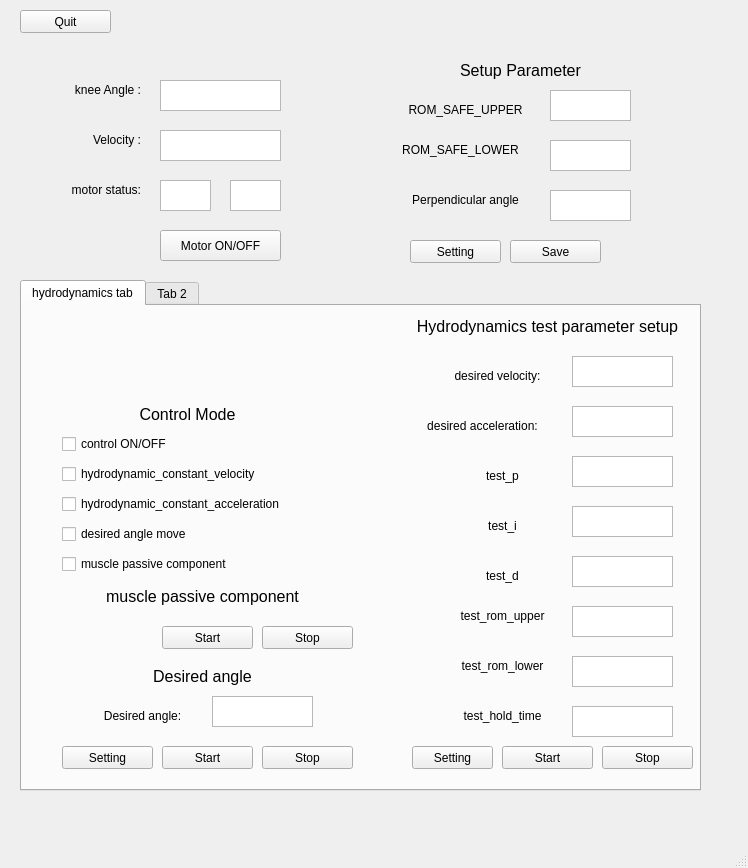
<?xml version="1.0" encoding="UTF-8"?>
<ui version="4.0">
 <class>MainWindow</class>
 <widget class="QMainWindow" name="MainWindow">
  <property name="geometry">
   <rect>
    <x>0</x>
    <y>0</y>
    <width>748</width>
    <height>868</height>
   </rect>
  </property>
  <property name="windowTitle">
   <string>MainWindow</string>
  </property>
  <widget class="QWidget" name="centralwidget">
   <widget class="QPushButton" name="system_quit_btn">
    <property name="geometry">
     <rect>
      <x>20</x>
      <y>10</y>
      <width>91</width>
      <height>23</height>
     </rect>
    </property>
    <property name="text">
     <string>Quit</string>
    </property>
   </widget>
   <widget class="QTabWidget" name="tabWidget">
    <property name="geometry">
     <rect>
      <x>20</x>
      <y>280</y>
      <width>681</width>
      <height>511</height>
     </rect>
    </property>
    <property name="currentIndex">
     <number>0</number>
    </property>
    <widget class="QWidget" name="tab">
     <attribute name="title">
      <string>hydrodynamics tab</string>
     </attribute>
     <widget class="QTextEdit" name="test_d_input">
      <property name="geometry">
       <rect>
        <x>550</x>
        <y>250</y>
        <width>101</width>
        <height>31</height>
       </rect>
      </property>
     </widget>
     <widget class="QPushButton" name="hydrodynamic_test_stop_btn">
      <property name="geometry">
       <rect>
        <x>580</x>
        <y>440</y>
        <width>91</width>
        <height>23</height>
       </rect>
      </property>
      <property name="text">
       <string>Stop</string>
      </property>
     </widget>
     <widget class="QTextEdit" name="test_i_input">
      <property name="geometry">
       <rect>
        <x>550</x>
        <y>200</y>
        <width>101</width>
        <height>31</height>
       </rect>
      </property>
     </widget>
     <widget class="QTextEdit" name="desired_velocity_input">
      <property name="geometry">
       <rect>
        <x>550</x>
        <y>50</y>
        <width>101</width>
        <height>31</height>
       </rect>
      </property>
     </widget>
     <widget class="QLabel" name="pos_label_11">
      <property name="geometry">
       <rect>
        <x>420</x>
        <y>210</y>
        <width>121</width>
        <height>20</height>
       </rect>
      </property>
      <property name="text">
       <string>test_i</string>
      </property>
      <property name="alignment">
       <set>Qt::AlignCenter</set>
      </property>
     </widget>
     <widget class="QLabel" name="label_3">
      <property name="geometry">
       <rect>
        <x>380</x>
        <y>10</y>
        <width>291</width>
        <height>20</height>
       </rect>
      </property>
      <property name="font">
       <font>
        <pointsize>12</pointsize>
       </font>
      </property>
      <property name="text">
       <string>Hydrodynamics test parameter setup</string>
      </property>
      <property name="alignment">
       <set>Qt::AlignCenter</set>
      </property>
     </widget>
     <widget class="QLabel" name="pos_label_7">
      <property name="geometry">
       <rect>
        <x>380</x>
        <y>110</y>
        <width>161</width>
        <height>20</height>
       </rect>
      </property>
      <property name="text">
       <string>desired acceleration:</string>
      </property>
      <property name="alignment">
       <set>Qt::AlignCenter</set>
      </property>
     </widget>
     <widget class="QLabel" name="pos_label_16">
      <property name="geometry">
       <rect>
        <x>420</x>
        <y>260</y>
        <width>121</width>
        <height>20</height>
       </rect>
      </property>
      <property name="text">
       <string>test_d</string>
      </property>
      <property name="alignment">
       <set>Qt::AlignCenter</set>
      </property>
     </widget>
     <widget class="QPushButton" name="angle_setting_btn">
      <property name="geometry">
       <rect>
        <x>40</x>
        <y>440</y>
        <width>91</width>
        <height>23</height>
       </rect>
      </property>
      <property name="text">
       <string>Setting</string>
      </property>
     </widget>
     <widget class="QLabel" name="pos_label_17">
      <property name="geometry">
       <rect>
        <x>420</x>
        <y>300</y>
        <width>121</width>
        <height>20</height>
       </rect>
      </property>
      <property name="text">
       <string>test_rom_upper</string>
      </property>
      <property name="alignment">
       <set>Qt::AlignCenter</set>
      </property>
     </widget>
     <widget class="QTextEdit" name="desired_angle_input">
      <property name="geometry">
       <rect>
        <x>190</x>
        <y>390</y>
        <width>101</width>
        <height>31</height>
       </rect>
      </property>
     </widget>
     <widget class="QPushButton" name="hydrodynamic_test_setting_btn">
      <property name="geometry">
       <rect>
        <x>390</x>
        <y>440</y>
        <width>81</width>
        <height>23</height>
       </rect>
      </property>
      <property name="text">
       <string>Setting</string>
      </property>
     </widget>
     <widget class="QLabel" name="control_mode_label">
      <property name="geometry">
       <rect>
        <x>110</x>
        <y>100</y>
        <width>111</width>
        <height>16</height>
       </rect>
      </property>
      <property name="font">
       <font>
        <pointsize>12</pointsize>
       </font>
      </property>
      <property name="text">
       <string>Control Mode</string>
      </property>
      <property name="alignment">
       <set>Qt::AlignCenter</set>
      </property>
     </widget>
     <widget class="QTextEdit" name="test_rom_lower_input">
      <property name="geometry">
       <rect>
        <x>550</x>
        <y>350</y>
        <width>101</width>
        <height>31</height>
       </rect>
      </property>
     </widget>
     <widget class="QLabel" name="position_control_parameter_label_2">
      <property name="geometry">
       <rect>
        <x>60</x>
        <y>360</y>
        <width>241</width>
        <height>20</height>
       </rect>
      </property>
      <property name="font">
       <font>
        <pointsize>12</pointsize>
       </font>
      </property>
      <property name="text">
       <string>Desired angle</string>
      </property>
      <property name="alignment">
       <set>Qt::AlignCenter</set>
      </property>
     </widget>
     <widget class="QLabel" name="pos_label_8">
      <property name="geometry">
       <rect>
        <x>420</x>
        <y>160</y>
        <width>121</width>
        <height>20</height>
       </rect>
      </property>
      <property name="text">
       <string>test_p</string>
      </property>
      <property name="alignment">
       <set>Qt::AlignCenter</set>
      </property>
     </widget>
     <widget class="QLabel" name="pos_label_9">
      <property name="geometry">
       <rect>
        <x>410</x>
        <y>60</y>
        <width>131</width>
        <height>20</height>
       </rect>
      </property>
      <property name="text">
       <string>desired velocity:</string>
      </property>
      <property name="alignment">
       <set>Qt::AlignCenter</set>
      </property>
     </widget>
     <widget class="QCheckBox" name="desired_angle_move_check">
      <property name="geometry">
       <rect>
        <x>40</x>
        <y>220</y>
        <width>271</width>
        <height>16</height>
       </rect>
      </property>
      <property name="text">
       <string>desired angle move</string>
      </property>
     </widget>
     <widget class="QCheckBox" name="control_on_off_check">
      <property name="geometry">
       <rect>
        <x>40</x>
        <y>130</y>
        <width>131</width>
        <height>16</height>
       </rect>
      </property>
      <property name="text">
       <string>control ON/OFF</string>
      </property>
     </widget>
     <widget class="QCheckBox" name="hydrodynamic_constant_acceleration_check">
      <property name="geometry">
       <rect>
        <x>40</x>
        <y>190</y>
        <width>271</width>
        <height>16</height>
       </rect>
      </property>
      <property name="text">
       <string>hydrodynamic_constant_acceleration</string>
      </property>
     </widget>
     <widget class="QPushButton" name="angle_start_btn">
      <property name="geometry">
       <rect>
        <x>140</x>
        <y>440</y>
        <width>91</width>
        <height>23</height>
       </rect>
      </property>
      <property name="text">
       <string>Start</string>
      </property>
     </widget>
     <widget class="QTextEdit" name="desired_acceleration_input">
      <property name="geometry">
       <rect>
        <x>550</x>
        <y>100</y>
        <width>101</width>
        <height>31</height>
       </rect>
      </property>
     </widget>
     <widget class="QLabel" name="pos_label_5">
      <property name="geometry">
       <rect>
        <x>60</x>
        <y>400</y>
        <width>121</width>
        <height>20</height>
       </rect>
      </property>
      <property name="text">
       <string>Desired angle:</string>
      </property>
      <property name="alignment">
       <set>Qt::AlignCenter</set>
      </property>
     </widget>
     <widget class="QCheckBox" name="hydrodynamic_constant_velocity_check">
      <property name="geometry">
       <rect>
        <x>40</x>
        <y>160</y>
        <width>241</width>
        <height>16</height>
       </rect>
      </property>
      <property name="font">
       <font>
        <italic>false</italic>
       </font>
      </property>
      <property name="text">
       <string>hydrodynamic_constant_velocity</string>
      </property>
      <property name="tristate">
       <bool>false</bool>
      </property>
     </widget>
     <widget class="QLabel" name="pos_label_18">
      <property name="geometry">
       <rect>
        <x>420</x>
        <y>350</y>
        <width>121</width>
        <height>20</height>
       </rect>
      </property>
      <property name="text">
       <string>test_rom_lower</string>
      </property>
      <property name="alignment">
       <set>Qt::AlignCenter</set>
      </property>
     </widget>
     <widget class="QTextEdit" name="test_rom_upper_input">
      <property name="geometry">
       <rect>
        <x>550</x>
        <y>300</y>
        <width>101</width>
        <height>31</height>
       </rect>
      </property>
     </widget>
     <widget class="QPushButton" name="angle_stop_btn">
      <property name="geometry">
       <rect>
        <x>240</x>
        <y>440</y>
        <width>91</width>
        <height>23</height>
       </rect>
      </property>
      <property name="text">
       <string>Stop</string>
      </property>
     </widget>
     <widget class="QPushButton" name="hydrodynamic_test_start_btn">
      <property name="geometry">
       <rect>
        <x>480</x>
        <y>440</y>
        <width>91</width>
        <height>23</height>
       </rect>
      </property>
      <property name="text">
       <string>Start</string>
      </property>
     </widget>
     <widget class="QTextEdit" name="test_p_input">
      <property name="geometry">
       <rect>
        <x>550</x>
        <y>150</y>
        <width>101</width>
        <height>31</height>
       </rect>
      </property>
     </widget>
     <widget class="QTextEdit" name="test_hold_time_input">
      <property name="geometry">
       <rect>
        <x>550</x>
        <y>400</y>
        <width>101</width>
        <height>31</height>
       </rect>
      </property>
     </widget>
     <widget class="QLabel" name="pos_label_19">
      <property name="geometry">
       <rect>
        <x>420</x>
        <y>400</y>
        <width>121</width>
        <height>20</height>
       </rect>
      </property>
      <property name="text">
       <string>test_hold_time</string>
      </property>
      <property name="alignment">
       <set>Qt::AlignCenter</set>
      </property>
     </widget>
     <widget class="QCheckBox" name="muscle_passive_component_check">
      <property name="geometry">
       <rect>
        <x>40</x>
        <y>250</y>
        <width>271</width>
        <height>16</height>
       </rect>
      </property>
      <property name="text">
       <string>muscle passive component</string>
      </property>
     </widget>
     <widget class="QLabel" name="position_control_parameter_label_3">
      <property name="geometry">
       <rect>
        <x>60</x>
        <y>280</y>
        <width>241</width>
        <height>20</height>
       </rect>
      </property>
      <property name="font">
       <font>
        <pointsize>12</pointsize>
       </font>
      </property>
      <property name="text">
       <string>muscle passive component</string>
      </property>
      <property name="alignment">
       <set>Qt::AlignCenter</set>
      </property>
     </widget>
     <widget class="QPushButton" name="muscle_stop_btn">
      <property name="geometry">
       <rect>
        <x>240</x>
        <y>320</y>
        <width>91</width>
        <height>23</height>
       </rect>
      </property>
      <property name="text">
       <string>Stop</string>
      </property>
     </widget>
     <widget class="QPushButton" name="muscle_start_btn">
      <property name="geometry">
       <rect>
        <x>140</x>
        <y>320</y>
        <width>91</width>
        <height>23</height>
       </rect>
      </property>
      <property name="text">
       <string>Start</string>
      </property>
     </widget>
    </widget>
    <widget class="QWidget" name="tab_2">
     <attribute name="title">
      <string>Tab 2</string>
     </attribute>
    </widget>
   </widget>
   <widget class="QPushButton" name="parameter_save_btn">
    <property name="geometry">
     <rect>
      <x>510</x>
      <y>240</y>
      <width>91</width>
      <height>23</height>
     </rect>
    </property>
    <property name="text">
     <string>Save</string>
    </property>
   </widget>
   <widget class="QPushButton" name="parameter_setting_btn">
    <property name="geometry">
     <rect>
      <x>410</x>
      <y>240</y>
      <width>91</width>
      <height>23</height>
     </rect>
    </property>
    <property name="text">
     <string>Setting</string>
    </property>
   </widget>
   <widget class="QLabel" name="position_control_parameter_label">
    <property name="geometry">
     <rect>
      <x>440</x>
      <y>60</y>
      <width>161</width>
      <height>20</height>
     </rect>
    </property>
    <property name="font">
     <font>
      <pointsize>12</pointsize>
     </font>
    </property>
    <property name="text">
     <string>Setup Parameter</string>
    </property>
    <property name="alignment">
     <set>Qt::AlignCenter</set>
    </property>
   </widget>
   <widget class="QLabel" name="pos_label_6">
    <property name="geometry">
     <rect>
      <x>400</x>
      <y>100</y>
      <width>131</width>
      <height>20</height>
     </rect>
    </property>
    <property name="text">
     <string>ROM_SAFE_UPPER</string>
    </property>
    <property name="alignment">
     <set>Qt::AlignCenter</set>
    </property>
   </widget>
   <widget class="QTextEdit" name="rom_safe_upper">
    <property name="geometry">
     <rect>
      <x>550</x>
      <y>90</y>
      <width>81</width>
      <height>31</height>
     </rect>
    </property>
   </widget>
   <widget class="QTextEdit" name="rom_safe_lower">
    <property name="geometry">
     <rect>
      <x>550</x>
      <y>140</y>
      <width>81</width>
      <height>31</height>
     </rect>
    </property>
   </widget>
   <widget class="QLabel" name="pos_label_12">
    <property name="geometry">
     <rect>
      <x>390</x>
      <y>190</y>
      <width>151</width>
      <height>20</height>
     </rect>
    </property>
    <property name="text">
     <string>Perpendicular angle</string>
    </property>
    <property name="alignment">
     <set>Qt::AlignCenter</set>
    </property>
   </widget>
   <widget class="QLabel" name="pos_label_10">
    <property name="geometry">
     <rect>
      <x>390</x>
      <y>140</y>
      <width>141</width>
      <height>20</height>
     </rect>
    </property>
    <property name="text">
     <string>ROM_SAFE_LOWER</string>
    </property>
    <property name="alignment">
     <set>Qt::AlignCenter</set>
    </property>
   </widget>
   <widget class="QTextEdit" name="perpendicular_angle">
    <property name="geometry">
     <rect>
      <x>550</x>
      <y>190</y>
      <width>81</width>
      <height>31</height>
     </rect>
    </property>
   </widget>
   <widget class="QLabel" name="vel_data_label_2">
    <property name="geometry">
     <rect>
      <x>20</x>
      <y>180</y>
      <width>121</width>
      <height>20</height>
     </rect>
    </property>
    <property name="text">
     <string>motor status:</string>
    </property>
    <property name="alignment">
     <set>Qt::AlignRight|Qt::AlignTrailing|Qt::AlignVCenter</set>
    </property>
   </widget>
   <widget class="QPushButton" name="motor_on_off_btn">
    <property name="geometry">
     <rect>
      <x>160</x>
      <y>230</y>
      <width>121</width>
      <height>31</height>
     </rect>
    </property>
    <property name="text">
     <string>Motor ON/OFF</string>
    </property>
   </widget>
   <widget class="QTextBrowser" name="angle_data">
    <property name="geometry">
     <rect>
      <x>160</x>
      <y>80</y>
      <width>121</width>
      <height>31</height>
     </rect>
    </property>
   </widget>
   <widget class="QTextBrowser" name="motor_power_enabled_status">
    <property name="geometry">
     <rect>
      <x>160</x>
      <y>180</y>
      <width>51</width>
      <height>31</height>
     </rect>
    </property>
   </widget>
   <widget class="QTextBrowser" name="motor_control_active">
    <property name="geometry">
     <rect>
      <x>230</x>
      <y>180</y>
      <width>51</width>
      <height>31</height>
     </rect>
    </property>
   </widget>
   <widget class="QLabel" name="pos_data_label">
    <property name="geometry">
     <rect>
      <x>40</x>
      <y>80</y>
      <width>101</width>
      <height>20</height>
     </rect>
    </property>
    <property name="text">
     <string>knee Angle :</string>
    </property>
    <property name="alignment">
     <set>Qt::AlignRight|Qt::AlignTrailing|Qt::AlignVCenter</set>
    </property>
   </widget>
   <widget class="QLabel" name="vel_data_label">
    <property name="geometry">
     <rect>
      <x>70</x>
      <y>130</y>
      <width>71</width>
      <height>20</height>
     </rect>
    </property>
    <property name="text">
     <string>Velocity :</string>
    </property>
    <property name="alignment">
     <set>Qt::AlignRight|Qt::AlignTrailing|Qt::AlignVCenter</set>
    </property>
   </widget>
   <widget class="QTextBrowser" name="velocity_data">
    <property name="geometry">
     <rect>
      <x>160</x>
      <y>130</y>
      <width>121</width>
      <height>31</height>
     </rect>
    </property>
   </widget>
  </widget>
  <widget class="QMenuBar" name="menubar">
   <property name="geometry">
    <rect>
     <x>0</x>
     <y>0</y>
     <width>748</width>
     <height>24</height>
    </rect>
   </property>
  </widget>
  <widget class="QStatusBar" name="statusbar"/>
 </widget>
 <resources/>
 <connections/>
</ui>
